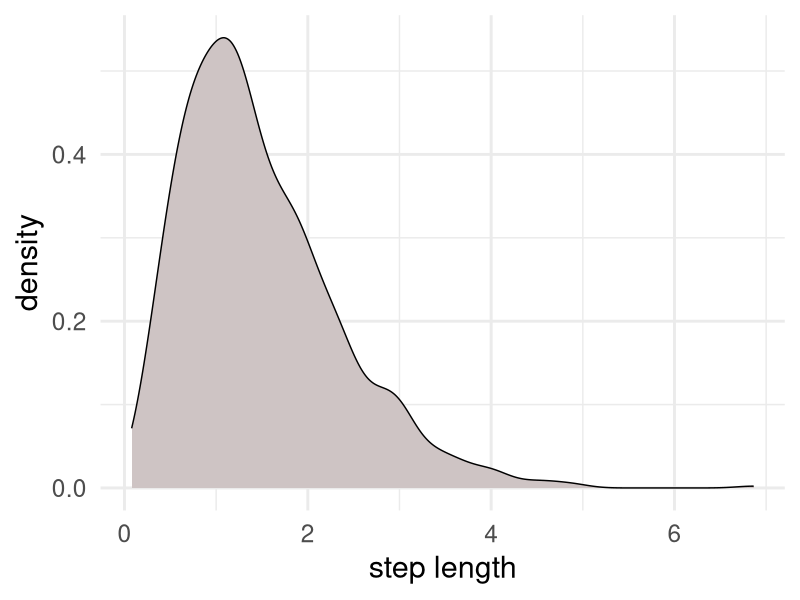
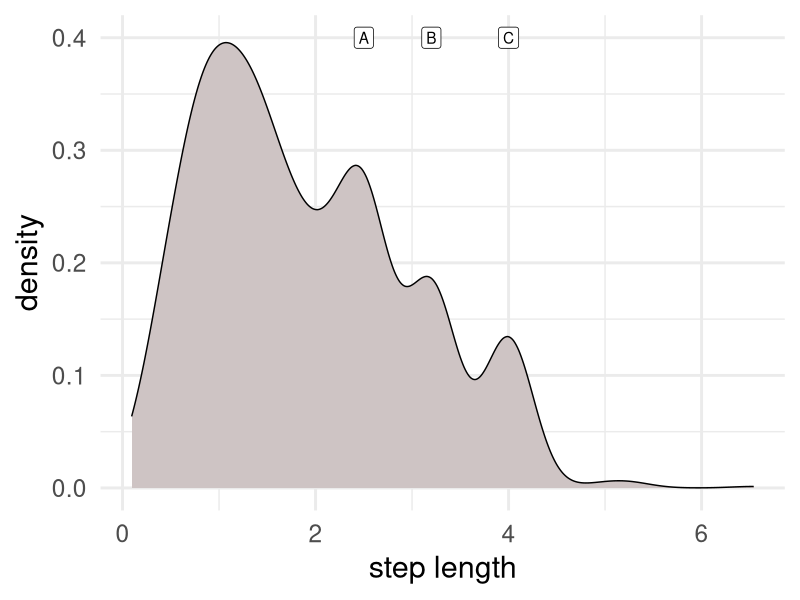
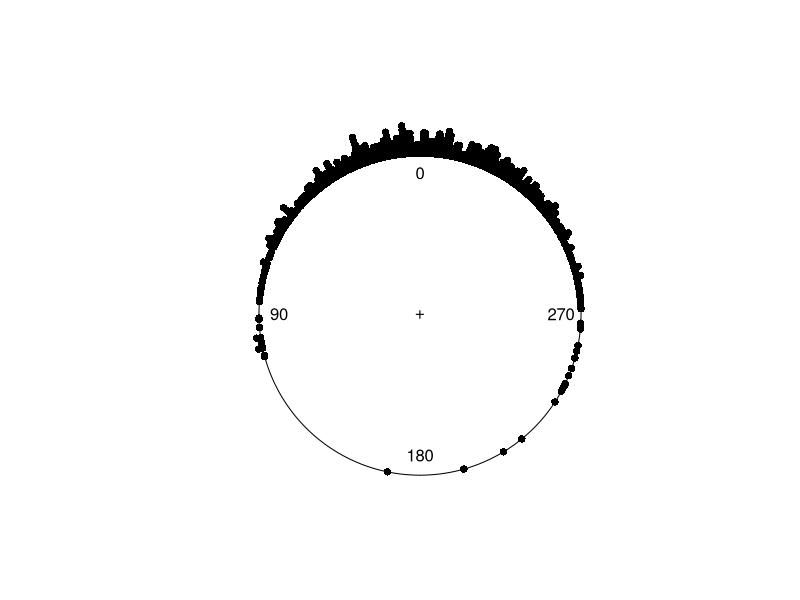
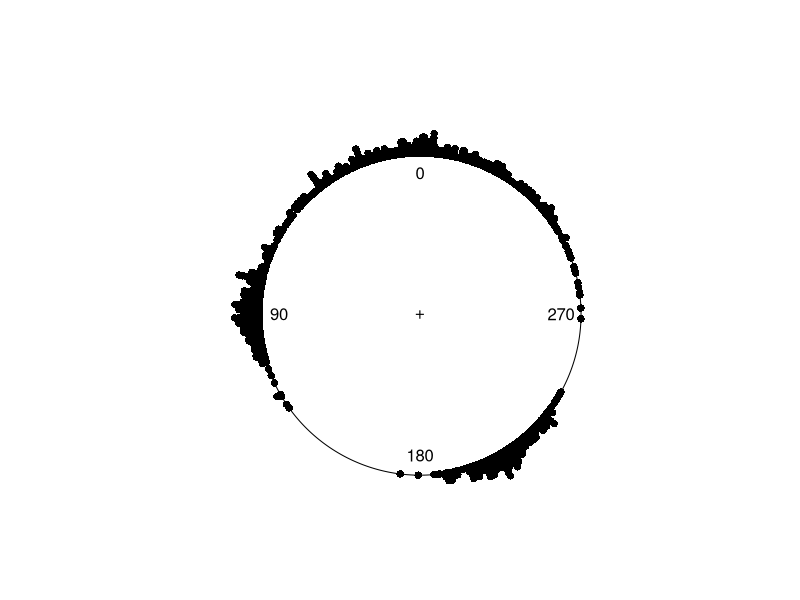

Reproduce these figures in R, in order. (Note: this script raises an error after producing the figures.)
library(ggplot2)
library(circular)


prod_sl <- data.frame(x = rgamma(1e3, 3, 2)) |>
	ggplot(aes(x)) + geom_density(fill = '#cec4c4') +
	labs(x = 'step length', y = 'density') +
	theme_minimal(base_size = 22)
prod_sl

scr_sl <- data.frame(x = c(
	rgamma(1e3, 3, 2),
	rnorm(1e2, 2.5, 0.1),
	rnorm(1e2, 3.2, 0.1),
	rnorm(1e2, 4, 0.1))) |>
	ggplot(aes(x)) + geom_density(fill = '#cec4c4') +
	geom_label(data = data.frame(x = c(2.5, 3.2, 4), y = rep(0.4, 3), id = LETTERS[seq.int(3)]), aes(x, y, label = id)) +
 	labs(x = 'step length', y = 'density') +
	theme_minimal(base_size = 22)
scr_sl




rvonmises(1e3, circular(0), 3, control.circular=list(units="degrees")) |>
	plot(stack=TRUE, bins=1.4e3, xlim=c(-1,1), ylim=c(-1,1.3), zero = rad(90))

c(rvonmises(5e2, circular(0), 3, control.circular=list(units="degrees")),
	rnorm(3e2, rad(90), 0.2),
	rnorm(3e2, rad(210), 0.2)) |>
	plot(stack=TRUE, bins=1.4e3, xlim=c(-1,1), ylim=c(-1,1.3), zero = rad(90))


ggplot(data.table(
	x = as.integer(rvonmises(1e5, circular(0), 1, control.circular=list(units="degrees"))))[, .N, x][, .(x, N, density = N / sum(N))]) +
	geom_area(aes(x, density), size = 1, fill = 'black', alpha = 0.5) +
	coord_polar() +
	theme_minimal() +
	theme(axis.text.y = element_blank())


ggplot(data.table(
	x = as.integer(c(
		rvonmises(3e5, circular(0), 1, control.circular=list(units="degrees")),
		rnorm(0.5e5, rad(90), 0.2),
		rnorm(0.5e5, rad(210), 0.2)
	)))[, .N, x][, .(x, N, density = N / sum(N))]) +
	geom_area(aes(x, density), size = 1, fill = 'black', alpha = 0.5) +
	coord_polar() +
	theme_minimal() +
	theme(axis.text.y = element_blank())



ggplot(data.table(
	x = rvonmises(1e5, circular(0), 1, control.circular=list(units="degrees")) |> as.integer() |> cut(breaks = 120))[, .N, x][, .(x, density = N / .N)]) +
	geom_count(aes(x, density), size = 0.1, fill = 'grey') +
	# geom_area(aes(x, density), size = 1, fill = 'darkgrey') +
	coord_polar() +
	theme_minimal()




ggplot(data.table(
	x = as.integer(rvonmises(1e5, circular(0), 3, control.circular=list(units="degrees"))))[, .N, x]) +
	geom_point(aes(x = x, y = N)) +
	coord_polar() +
	labs(x = '', y = '') +
	scale_x_continuous(n.breaks = 20) +
	theme_minimal() +
	theme(axis.text.y = element_blank())


ggplot(data.table(
	x = as.integer(c(rvonmises(5e2, circular(0), 3, control.circular=list(units="degrees")),
				rnorm(3e2, rad(90), 0.2),
				rnorm(3e2, rad(210), 0.2))))[, .N, x]) +
	geom_density(aes(x = x, y = N)) +
	coord_polar() +
	labs(x = '', y = '') +
	scale_x_continuous(n.breaks = 20) +
	theme_minimal() +
	theme(axis.text.y = element_blank())
